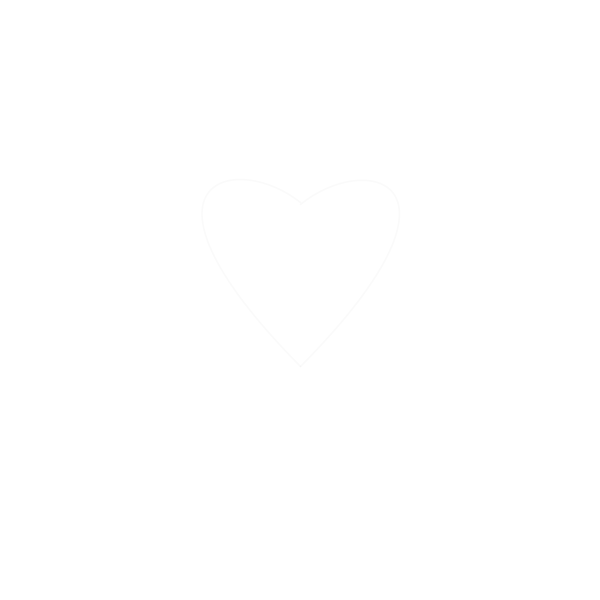
Frame 1 (no input)
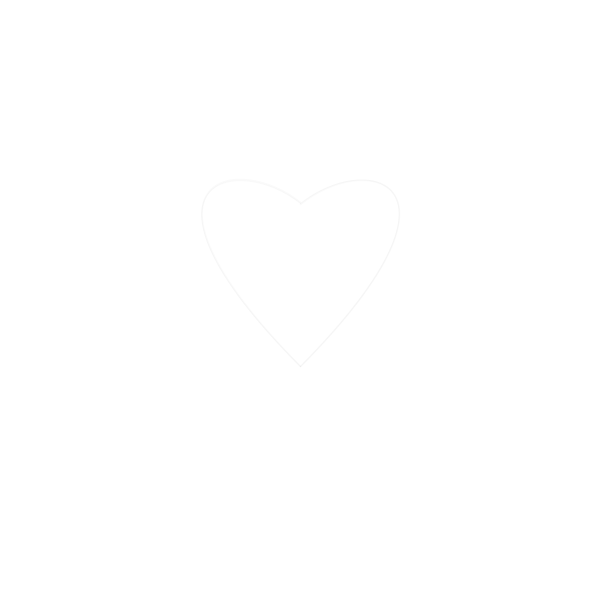
Frame 2 (the mouse pressed at the canvas centre, redrawn once)

The Processing sketch that drew these frames (run headless with seeded random() and noise(); the mouse was pressed at the canvas centre and the sketch redrawn once):

// Processing sketch: processing_118726
// ── processing_118726.pde

void setup() {
  background(255);
  size(600, 600);

  noFill();
}
/*
line(width/2, height/3,width/4, height/4);
 line(width/2, (height/3)*2,15, 80);
 */
float r=0;
float disfusion=1;
void draw() {
  translate(100, 100);
  float w=400;
  float h=400;
  strokeWeight(random(1, 2));

  stroke(0, 0, 0, 5);

  bezier(
  w/2, (h/4)+random(10), 
  w/3+random(disfusion), h/8+random(disfusion), 
  15+random(disfusion), 80+random(disfusion), 
  w/2, (h/3)*2);

  bezier(
  w/2, (h/4)+random(10), 
  ((w/3)*2)-random(disfusion), (h/8)+random(disfusion), 
  (w-15)-random(disfusion), 80+random(disfusion), 
  w/2, (h/3)*2);
  if (disfusion<width) {
    disfusion+=1;
    noLoop();
  }
}
